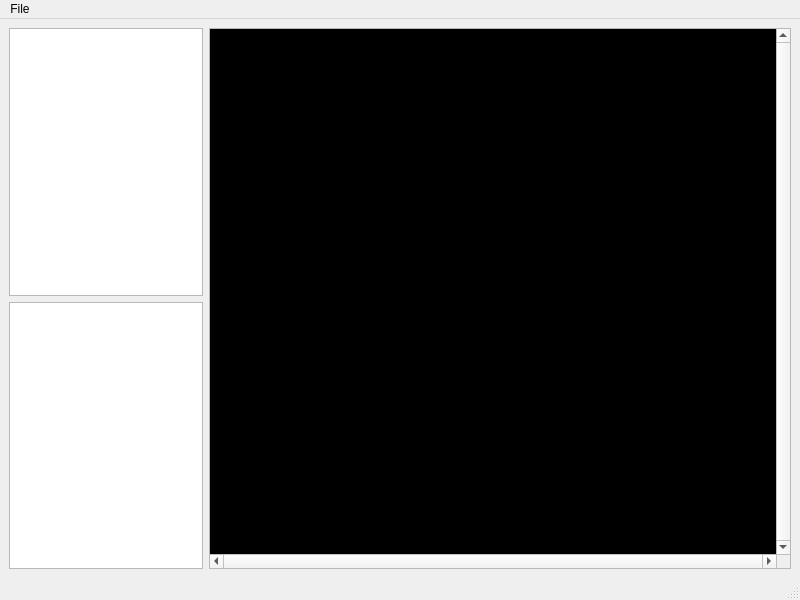
<?xml version="1.0" encoding="UTF-8"?>
<ui version="4.0">
 <class>MainWindow</class>
 <widget class="QMainWindow" name="MainWindow">
  <property name="geometry">
   <rect>
    <x>0</x>
    <y>0</y>
    <width>800</width>
    <height>600</height>
   </rect>
  </property>
  <property name="mouseTracking">
   <bool>true</bool>
  </property>
  <property name="windowTitle">
   <string>MainWindow</string>
  </property>
  <widget class="QWidget" name="centralwidget">
   <property name="mouseTracking">
    <bool>true</bool>
   </property>
   <layout class="QHBoxLayout" name="horizontalLayout" stretch="1,3">
    <item>
     <layout class="QVBoxLayout" name="verticalLayout">
      <item>
       <widget class="QListWidget" name="materialList"/>
      </item>
      <item>
       <widget class="QListWidget" name="transList"/>
      </item>
     </layout>
    </item>
    <item>
     <widget class="QScrollArea" name="scrollArea">
      <property name="mouseTracking">
       <bool>true</bool>
      </property>
      <property name="verticalScrollBarPolicy">
       <enum>Qt::ScrollBarAlwaysOn</enum>
      </property>
      <property name="horizontalScrollBarPolicy">
       <enum>Qt::ScrollBarAlwaysOn</enum>
      </property>
      <property name="widgetResizable">
       <bool>true</bool>
      </property>
      <widget class="QWidget" name="scrollAreaWidgetContents">
       <property name="geometry">
        <rect>
         <x>0</x>
         <y>0</y>
         <width>563</width>
         <height>522</height>
        </rect>
       </property>
       <property name="mouseTracking">
        <bool>true</bool>
       </property>
       <layout class="QGridLayout" name="gridLayout">
        <property name="leftMargin">
         <number>0</number>
        </property>
        <property name="topMargin">
         <number>0</number>
        </property>
        <property name="rightMargin">
         <number>0</number>
        </property>
        <property name="bottomMargin">
         <number>0</number>
        </property>
        <property name="spacing">
         <number>0</number>
        </property>
        <item row="0" column="0">
         <widget class="WalkmeshRenderer" name="drawArea" native="true">
          <property name="mouseTracking">
           <bool>true</bool>
          </property>
          <property name="autoFillBackground">
           <bool>true</bool>
          </property>
          <property name="styleSheet">
           <string notr="true">QWidget {
background: #000000;
}</string>
          </property>
         </widget>
        </item>
       </layout>
      </widget>
     </widget>
    </item>
   </layout>
  </widget>
  <widget class="QMenuBar" name="menubar">
   <property name="geometry">
    <rect>
     <x>0</x>
     <y>0</y>
     <width>800</width>
     <height>21</height>
    </rect>
   </property>
   <widget class="QMenu" name="menuFile">
    <property name="title">
     <string>File</string>
    </property>
    <addaction name="actionOpen"/>
    <addaction name="actionSave"/>
    <addaction name="actionSave_As"/>
    <addaction name="actionRevert"/>
    <addaction name="separator"/>
    <addaction name="actionExit"/>
   </widget>
   <addaction name="menuFile"/>
  </widget>
  <widget class="QStatusBar" name="statusbar"/>
  <action name="actionNew">
   <property name="text">
    <string>New</string>
   </property>
  </action>
  <action name="actionOpen">
   <property name="text">
    <string>Open</string>
   </property>
  </action>
  <action name="actionSave">
   <property name="text">
    <string>Save</string>
   </property>
  </action>
  <action name="actionSave_As">
   <property name="text">
    <string>Save As</string>
   </property>
  </action>
  <action name="actionRevert">
   <property name="text">
    <string>Revert</string>
   </property>
  </action>
  <action name="actionExit">
   <property name="text">
    <string>Exit</string>
   </property>
  </action>
 </widget>
 <customwidgets>
  <customwidget>
   <class>WalkmeshRenderer</class>
   <extends>QWidget</extends>
   <header location="global">toolset.editors.bwm.bwm_editor</header>
   <container>1</container>
  </customwidget>
 </customwidgets>
 <resources/>
 <connections/>
</ui>
